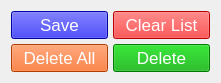
   <widget class="QWidget" name="layoutWidget">
    <property name="geometry">
     <rect>
      <x>610</x>
      <y>210</y>
      <width>221</width>
      <height>73</height>
     </rect>
    </property>
    <layout class="QVBoxLayout" name="verticalLayout_2">
     <property name="spacing">
      <number>5</number>
     </property>
     <property name="sizeConstraint">
      <enum>QLayout::SetDefaultConstraint</enum>
     </property>
     <item>
      <layout class="QHBoxLayout" name="horizontalLayout">
       <property name="spacing">
        <number>5</number>
       </property>
       <property name="bottomMargin">
        <number>0</number>
       </property>
       <item>
        <widget class="QPushButton" name="pushButton_save">
         <property name="sizePolicy">
          <sizepolicy hsizetype="Minimum" vsizetype="Minimum">
           <horstretch>0</horstretch>
           <verstretch>0</verstretch>
          </sizepolicy>
         </property>
         <property name="font">
          <font>
           <pointsize>13</pointsize>
           <italic>false</italic>
           <bold>false</bold>
          </font>
         </property>
         <property name="styleSheet">
          <string notr="true">background-color: rgb(0, 0, 227);
color: rgb(255, 255, 255);</string>
         </property>
         <property name="text">
          <string>Save</string>
         </property>
         <property name="autoDefault">
          <bool>false</bool>
         </property>
        </widget>
       </item>
       <item>
        <widget class="QPushButton" name="pushButton_clear">
         <property name="sizePolicy">
          <sizepolicy hsizetype="Minimum" vsizetype="Minimum">
           <horstretch>0</horstretch>
           <verstretch>0</verstretch>
          </sizepolicy>
         </property>
         <property name="font">
          <font>
           <pointsize>13</pointsize>
           <italic>false</italic>
           <bold>false</bold>
          </font>
         </property>
         <property name="styleSheet">
          <string notr="true">background-color: rgb(255, 0, 0);
color: rgb(255, 255, 255);

</string>
         </property>
         <property name="text">
          <string>Clear List</string>
         </property>
        </widget>
       </item>
      </layout>
     </item>
     <item>
      <layout class="QHBoxLayout" name="horizontalLayout_2">
       <item>
        <widget class="QPushButton" name="pushButton_delete_all">
         <property name="sizePolicy">
          <sizepolicy hsizetype="Minimum" vsizetype="Minimum">
           <horstretch>0</horstretch>
           <verstretch>0</verstretch>
          </sizepolicy>
         </property>
         <property name="font">
          <font>
           <pointsize>13</pointsize>
           <italic>false</italic>
           <bold>false</bold>
          </font>
         </property>
         <property name="styleSheet">
          <string notr="true">background-color: rgb(255, 85, 0);
color: rgb(255, 255, 255);
</string>
         </property>
         <property name="text">
          <string>Delete All</string>
         </property>
         <property name="autoDefault">
          <bool>false</bool>
         </property>
        </widget>
       </item>
       <item>
        <widget class="QPushButton" name="pushButton_delete">
         <property name="sizePolicy">
          <sizepolicy hsizetype="Minimum" vsizetype="Minimum">
           <horstretch>0</horstretch>
           <verstretch>0</verstretch>
          </sizepolicy>
         </property>
         <property name="font">
          <font>
           <pointsize>13</pointsize>
           <italic>false</italic>
           <bold>false</bold>
          </font>
         </property>
         <property name="styleSheet">
          <string notr="true">background-color: rgb(0, 170, 0);
color: rgb(255, 255, 255);

</string>
         </property>
         <property name="text">
          <string>Delete</string>
         </property>
         <property name="autoDefault">
          <bool>false</bool>
         </property>
        </widget>
       </item>
      </layout>
     </item>
    </layout>
   </widget>
